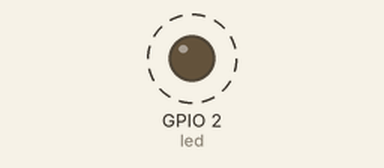
Simulated run of this program. Board: ESP32 board running MicroPython. Parts: output pins drawn as LEDs (lit = HIGH). Dashed ring = blinking. What the program prints to the serial console is not drawn.

Above: at 0.5 s.
Timing chart, 0 to 4.6 s (numbered marks = the images above):
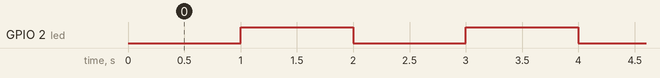

Measured:
- by itself, GPIO 2 (led): alternates HIGH for 1.0 s and LOW for 1.0 s

The program:

main.py
```python
'''
实验名称：定时器
版本：v1.0
日期：2019.7
作者：01Studio
说明：通过定时器让LED周期性每秒闪烁1次
'''
from machine import Pin,Timer

led=Pin(2,Pin.OUT)
Counter = 0
Fun_Num = 0

def fun(tim):

    global Counter
    Counter = Counter + 1
    print(Counter)
    led.value(Counter%2)

#开启RTOS定时器，编号为-1
tim = Timer(-1)
tim.init(period=1000, mode=Timer.PERIODIC,callback=fun) #周期为1000ms
```
